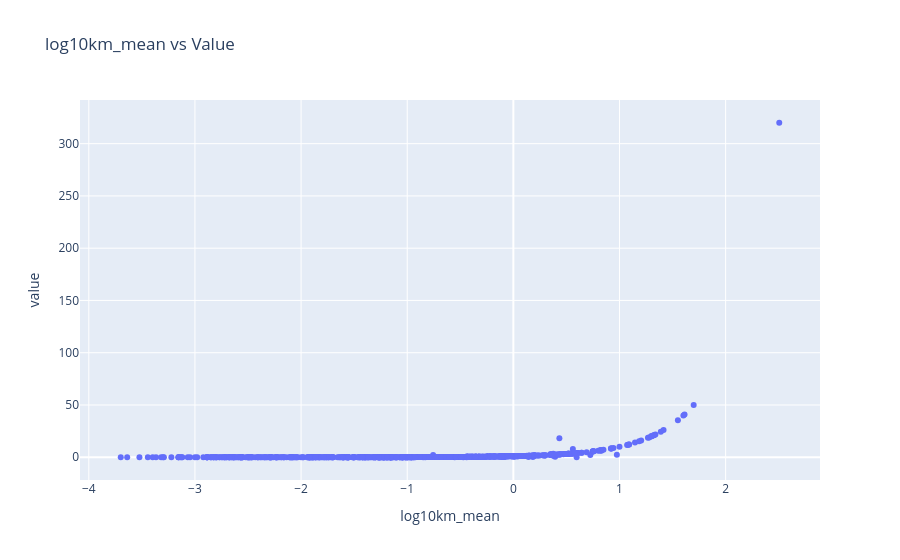

Notebook code cell kept with this figure:
### Code cell
#log10km_mean vs value: See how input activator values affect catalytic turnover
import plotly.express as px

# Reload the CSV file for filtered_km_serine_proteases
km_df = pd.read_csv("/Users/chideraangwadom/SerineProtease/molecule_analysis/filtered_km_serine_proteases.csv")

fig1 = px.scatter(
    km_df,
    x="log10km_mean",
    y="value",
    title="log10km_mean vs Value"
    hover_data = ["substrate_smiles"]
)
fig1.show()

### Figure 1 — Plotly figure (JSON) as saved in the notebook; plotly's stock layout.template omitted (floating-point values rounded to 4 significant figures; data arrays with more than 128 entries replaced by an {"elided": "..."} marker saying what was removed)
{"data": [{"hovertemplate": "log10km_mean=%{x}<br>value=%{y}<extra></extra>", "legendgroup": "", "marker": {"color": "#636efa", "symbol": "circle"}, "mode": "markers", "name": "", "orientation": "v", "showlegend": false, "type": "scatter", "x": {"elided": "718 float values"}, "xaxis": "x", "y": {"elided": "718 float values"}, "yaxis": "y"}], "layout": {"legend": {"tracegroupgap": 0}, "title": {"text": "log10km_mean vs Value"}, "xaxis": {"anchor": "y", "domain": [0, 1], "title": {"text": "log10km_mean"}}, "yaxis": {"anchor": "x", "domain": [0, 1], "title": {"text": "value"}}}}
